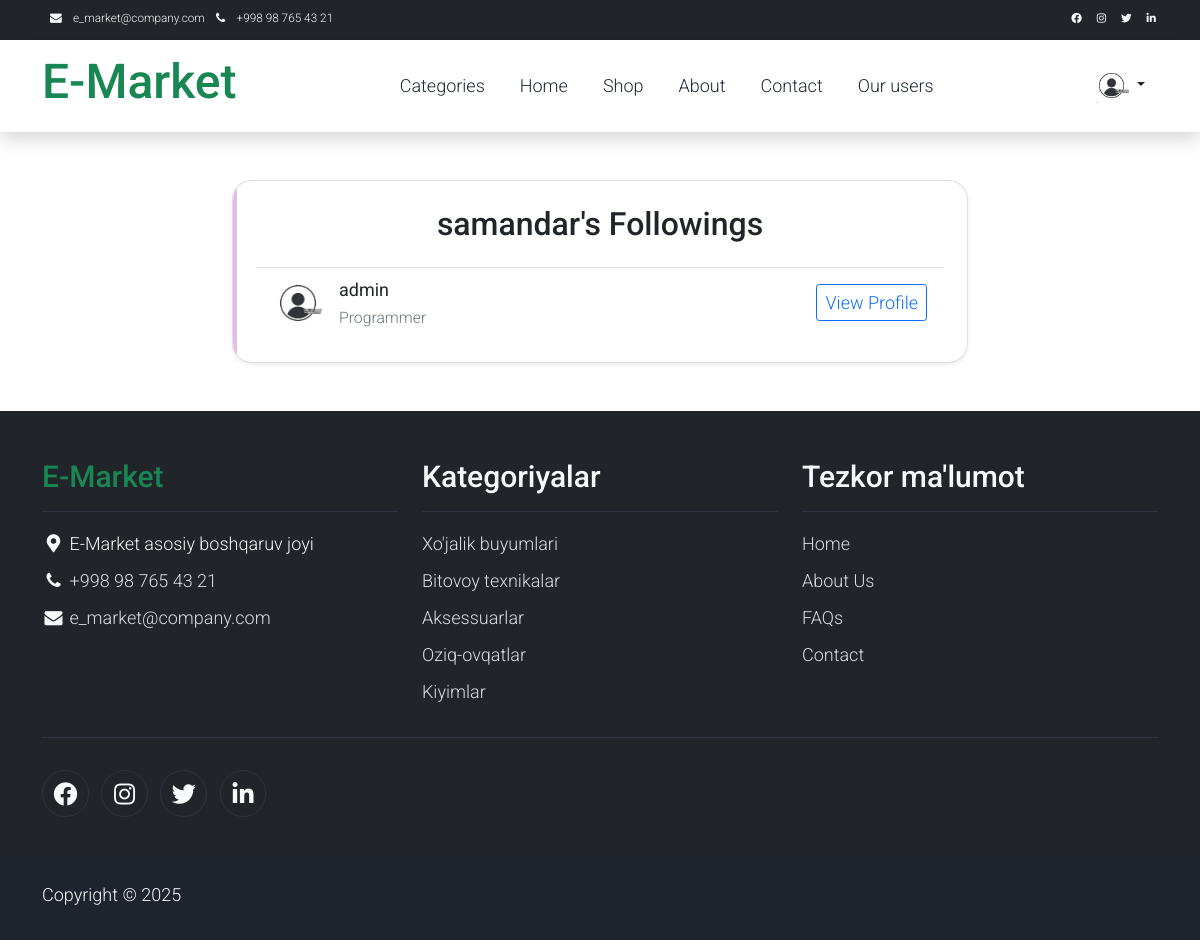
The app's page /users/samandar/followigs/ (signed in) with its own data.
### users/models.py (models this page shows, shortened)
class CustomUser(AbstractUser):
    job = models.CharField(max_length=50, blank=True, default='')
    bio = models.CharField(max_length=300, blank=True, default='')
    phone_number = models.CharField(max_length=17)
    tg_username = models.CharField(max_length=150)
    avatar = models.ImageField(upload_to='avatars/', default='avatars/default.png')
    following = models.ManyToManyField(
        'self',
        symmetrical=False,
        related_name='followers',
        blank=True
    )
    class Meta:
        verbose_name = 'customuser'
        verbose_name_plural = 'customusers'

### products/models.py (models this page shows, shortened)
class Category(models.Model):
    name = models.CharField(max_length=50)
    class Meta:
        verbose_name = 'category'
        verbose_name_plural = 'categories'

### users/views.py (the view)
# urls.py: path('<str:username>/followigs/', get_followings, name='followings'),
def get_followings(request, username):
    customuser = get_object_or_404(CustomUser, username=username)
    return render(request, 'users/followings.html', {'customuser':customuser})

### main/views.py (called while the page is built)
def get_today(request):
    today = datetime.date(datetime.today())
    return {'today': today}

def get_all_categories(request):
    categories = Category.objects.all()
    return {'categories': categories}

### templates/users/followings.html (shortened to what this page needs)
{% extends 'base.html' %}
{% load static %}
{% block main %}
<div class="container mt-5 mb-5">
  <div class="row justify-content-center">
    <div class="col-md-8">
      <div class="card p-4 shadow-sm" style="background-color: rgba(255, 255, 255, 0.95); border-radius: 20px;">
        <h2 class="mb-4 text-center">{{ customuser.username }}'s Followings</h2>
        {% if customuser.following.all %}
          <ul class="list-group list-group-flush">
            {% for fw in customuser.following.all %}
              <li class="list-group-item d-flex align-items-center">
                <img src="{{ fw.avatar.url }}" class="rounded-circle me-3" width="50" height="50" alt="Avatar">
                <div>
                  <strong>{{ fw.username }}</strong><br>
                  <small class="text-muted">{{ fw.job }}</small>
                </div>
                <a href="{% url 'users:profile' fw.username %}" class="btn btn-outline-primary btn-sm ms-auto">View Profile</a>
              </li>
            {% endfor %}
          </ul>
        {% else %}
          <p class="text-center text-muted">Siz hali hech kimga follow qilmagansiz.</p>
        {% endif %}
      </div>
    </div>
  </div>
</div>
{% endblock main %}

### templates/base.html (shortened to what this page needs)
{% load static %}
<!DOCTYPE html>
<html lang="en">
<head>
    <link rel="stylesheet" href="{% static 'assets/css/bootstrap.min.css' %}">
    <link rel="stylesheet" href="{% static 'assets/css/templatemo.css' %}">
    <link rel="stylesheet" href="{% static 'assets/css/custom.css' %}">
    <link rel="stylesheet" href="{% static 'assets/css/fontawesome.min.css' %}">
    <link rel="stylesheet" href="https://unpkg.com/leaflet@1.7.1/dist/leaflet.css" />
    <link rel="stylesheet" type="text/css" href="{% static 'assets/css/slick.min.css' %}">
    <link rel="stylesheet" type="text/css" href="{% static 'assets/css/slick-theme.css' %}">
    <link rel="stylesheet" href="{% static 'assets/css/profile.css' %}">
    <link rel="stylesheet" href="https://cdn.jsdelivr.net/npm/bootstrap@5.0.0-beta1/dist/css/bootstrap.min.css">
    <link rel="stylesheet" href="https://cdn.jsdelivr.net/npm/bootstrap@5.0.0-beta1/dist/js/bootstrap.bundle.min.js">
    <link rel="stylesheet" href="https://cdnjs.cloudflare.com/ajax/libs/jquery/3.2.1/jquery.min.js">
    <link rel="stylesheet" href="https://cdnjs.cloudflare.com/ajax/libs/font-awesome/4.7.0/css/font-awesome.min.css">
</head>
<body>
    <nav class="navbar navbar-expand-lg bg-dark navbar-light d-none d-lg-block" id="templatemo_nav_top">
        <div class="container text-light">
            <div class="w-100 d-flex justify-content-between">
                <div>
                    <i class="fa fa-envelope mx-2"></i>
                    <a class="navbar-sm-brand text-light text-decoration-none" href="mailto:e_market@company.com">e_market@company.com</a>
                    <i class="fa fa-phone mx-2"></i>
                    <a class="navbar-sm-brand text-light text-decoration-none" href="tel:98-765-43-21">+998 98 765 43 21</a>
                </div>
                <div>
                    <a class="text-light" href="https://fb.com/templatemo" target="_blank" rel="sponsored"><i class="fab fa-facebook-f fa-sm fa-fw me-2"></i></a>
                    <a class="text-light" href="https://www.instagram.com/" target="_blank"><i class="fab fa-instagram fa-sm fa-fw me-2"></i></a>
                    <a class="text-light" href="https://twitter.com/" target="_blank"><i class="fab fa-twitter fa-sm fa-fw me-2"></i></a>
                    <a class="text-light" href="https://www.linkedin.com/" target="_blank"><i class="fab fa-linkedin fa-sm fa-fw"></i></a>
                </div>
            </div>
        </div>
    </nav>
    <nav class="navbar navbar-expand-lg navbar-light shadow">
        <div class="container d-flex justify-content-between align-items-center">
            <a class="navbar-brand text-success logo h1 align-self-center" href="{% url 'main:index' %}">
                E-Market
            </a>
            <div class="align-self-center collapse navbar-collapse flex-fill  d-lg-flex justify-content-lg-between" id="templatemo_main_nav">
                <div class="flex-fill">
                    <ul class="nav navbar-nav d-flex justify-content-between mx-lg-auto">
                        <li class="nav-item dropdown">
                            <a class="nav-link" href="">Categories</a>
                        </li>
                        <li class="nav-item">
                            <a class="nav-link" href="{% url 'main:index' %}">Home</a>
                        </li>
                        <li class="nav-item">
                            <a class="nav-link" href="{% url 'main:shop' %}">Shop</a>
                        </li>
                        <li class="nav-item">
                            <a class="nav-link" href="{% url 'main:about' %}">About</a>
                        </li>
                        <li class="nav-item">
                            <a class="nav-link" href="{% url 'main:contact' %}">Contact</a>
                        </li>
                        <li class="nav-item">
                            <a class="nav-link" href="{% url 'users:all-users' %}">Our users</a>
                        </li>
                    </ul>
                </div>
                {% if request.user.is_authenticated %}
                    <button type="button" class="btn  dropdown-toggle" data-bs-toggle="dropdown" data-bs-display="static" aria-expanded="false">
                        <img src="{{ request.user.avatar.url }}" width="35" height="35" class=" rounded" alt="">
                    </button>
                {% else %}
                    <a href="{% url 'users:login' %}" class="btn btn-primary">Login</a>
                    <a href="{% url 'users:signup' %}" class="btn btn-primary">SignUp</a>
                {% endif %}
            </div>
        </div>
    </nav>
    {% block main %}
    {% endblock main %}
    <footer class="bg-dark" id="tempaltemo_footer">
        <div class="container">
            <div class="row">
                <div class="col-md-4 pt-5">
                    <h2 class="h2 text-success border-bottom pb-3 border-light logo">E-Market</h2>
                    <ul class="list-unstyled text-light footer-link-list">
                        <li>
                            <i class="fas fa-map-marker-alt fa-fw"></i>
                            E-Market asosiy boshqaruv joyi
                        </li>
                        <li>
                            <i class="fa fa-phone fa-fw"></i>
                            <a class="text-decoration-none" href="tel:98-765-43-21">+998 98 765 43 21</a>
                        </li>
                        <li>
                            <i class="fa fa-envelope fa-fw"></i>
                            <a class="text-decoration-none" href="mailto:e_market@company.com">e_market@company.com</a>
                        </li>
                    </ul>
                </div>
                <div class="col-md-4 pt-5">
                    <h2 class="h2 text-light border-bottom pb-3 border-light">Kategoriyalar</h2>
                    <ul class="list-unstyled text-light footer-link-list">
                        {% for category in categories|slice:"0:5" %}
                        <li><a class="text-decoration-none" href="{% url 'main:category' category.name %}">{{ category.name }}</a></li>
                        {% endfor %}
                    </ul>
                </div>
                <div class="col-md-4 pt-5">
                    <h2 class="h2 text-light border-bottom pb-3 border-light">Tezkor ma'lumot</h2>
                    <ul class="list-unstyled text-light footer-link-list">
                        <li><a class="text-decoration-none" href="{% url 'main:index' %}">Home</a></li>
                        <li><a class="text-decoration-none" href="{% url 'main:about' %}">About Us</a></li>
                        <li><a class="text-decoration-none" href="{% url 'main:faqs' %}">FAQs</a></li>
                        <li><a class="text-decoration-none" href="{% url 'main:contact' %}">Contact</a></li>
                    </ul>
                </div>
            </div>
            <div class="row text-light mb-4">
                <div class="col-12 mb-3">
                    <div class="w-100 my-3 border-top border-light"></div>
                </div>
                <div class="col-auto me-auto">
                    <ul class="list-inline text-left footer-icons">
                        <li class="list-inline-item border border-light rounded-circle text-center">
                            <a rel="nofollow" class="text-light text-decoration-none" target="_blank" href="http://fb.com/templatemo"><i class="fab fa-facebook-f fa-lg fa-fw"></i></a>
                        </li>
                        <li class="list-inline-item border border-light rounded-circle text-center">
                            <a class="text-light text-decoration-none" target="_blank" href="https://www.instagram.com/"><i class="fab fa-instagram fa-lg fa-fw"></i></a>
                        </li>
                        <li class="list-inline-item border border-light rounded-circle text-center">
                            <a class="text-light text-decoration-none" target="_blank" href="https://twitter.com/"><i class="fab fa-twitter fa-lg fa-fw"></i></a>
                        </li>
                        <li class="list-inline-item border border-light rounded-circle text-center">
                            <a class="text-light text-decoration-none" target="_blank" href="https://www.linkedin.com/"><i class="fab fa-linkedin fa-lg fa-fw"></i></a>
                        </li>
                    </ul>
                </div>
            </div>
        </div>
        <div class="w-100 bg-black py-3">
            <div class="container">
                <div class="row pt-2">
                    <div class="col-12">
                        <p class="text-left text-light">
                            Copyright &copy; {{ today.year }}
                        </p>
                    </div>
                </div>
            </div>
        </div>
    </footer>
</body>
</html>

### static/assets/css/templatemo.css (style rules this page uses)
body, ul, li, p, a, label, input, div { font-family: 'Roboto', sans-serif; font-size: 18px !important; font-weight: 300 !important; }
.h1 { font-family: 'Roboto', sans-serif; font-size: 48px !important; font-weight: 200 !important; }
.h2 { font-family: 'Roboto', sans-serif; font-size: 30px !important; font-weight: 300; }
.logo { font-weight: 500 !important; }
.text-muted { color: #bcbcbc !important; }
.text-success { color: #59ab6e !important; }
.text-light { color: #cfd6e1 !important; }
.bg-dark { background-color: #212934 !important; }
.bg-black { background-color: #1d242d !important; }
#templatemo_nav_top { min-height: 40px; }
#templatemo_nav_top * { font-size: .9em !important; }
#templatemo_main_nav a { color: #212934; }
#tempaltemo_footer a { color: #dcdde1; }
#tempaltemo_footer ul.footer-link-list li { padding-top: 10px; }
#tempaltemo_footer ul.footer-icons li { width: 2.6em; height: 2.6em; line-height: 2.6em; }
#tempaltemo_footer .border-light { border-color: #2d343f !important; }
@media (min-width: 768px) { #templatemo_main_nav .navbar-nav { max-width: 450px; } }
@media (min-width: 992px) { #templatemo_main_nav .navbar-nav { max-width: 550px; } }

### static/assets/css/custom.css (style rules this page uses)
.dropdown { position: relative; display: inline-block; }

### static/assets/css/profile.css (style rules this page uses)
body { background:#eee; }
.card { border:none; position:relative; overflow:hidden; border-radius:8px; cursor:pointer; }
.card:before { content:""; position:absolute; left:0; top:0; width:4px; height:100%; background-color:#E1BEE7; transform:scaleY(1); transition:all 0.5s; transform-origin: bottom }
.card:after { content:""; position:absolute; left:0; top:0; width:4px; height:100%; background-color:#8E24AA; transform:scaleY(0); transition:all 0.5s; transform-origin: bottom }

### templates/base.html (style rules this page uses)
img { object-fit: contain; }

### records on screen
CustomUser: user.avatar (placeholder picture), avatar (placeholder picture), username "admin", job "Programmer"
CustomUser: username "samandar"
Category: name "Xo'jalik buyumlari"
Category: name "Bitovoy texnikalar"
Category: name "Aksessuarlar"
Category: name "Oziq-ovqatlar"
Category: name "Kiyimlar"
